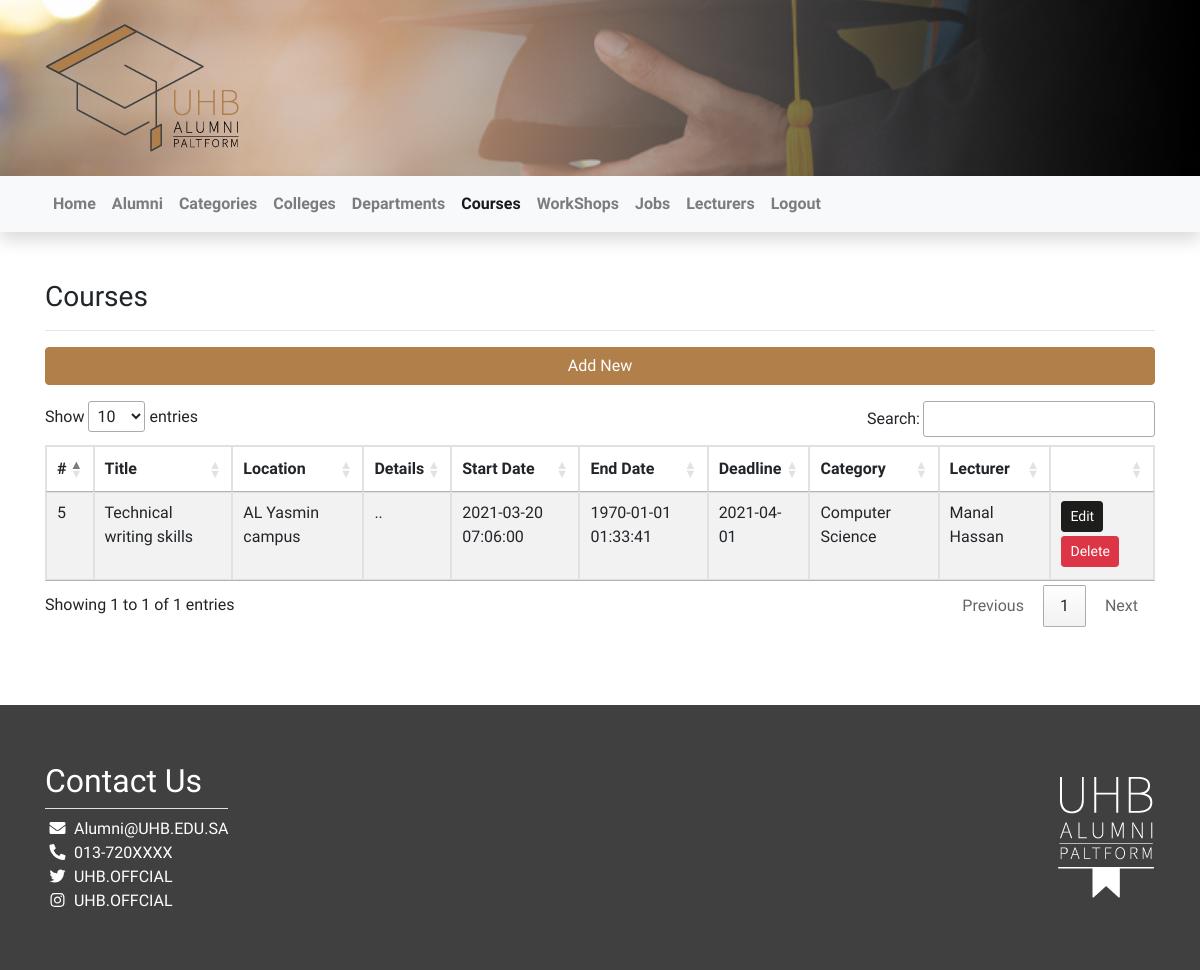
Page /Code/views/courses (signed in) on the earlier database version.
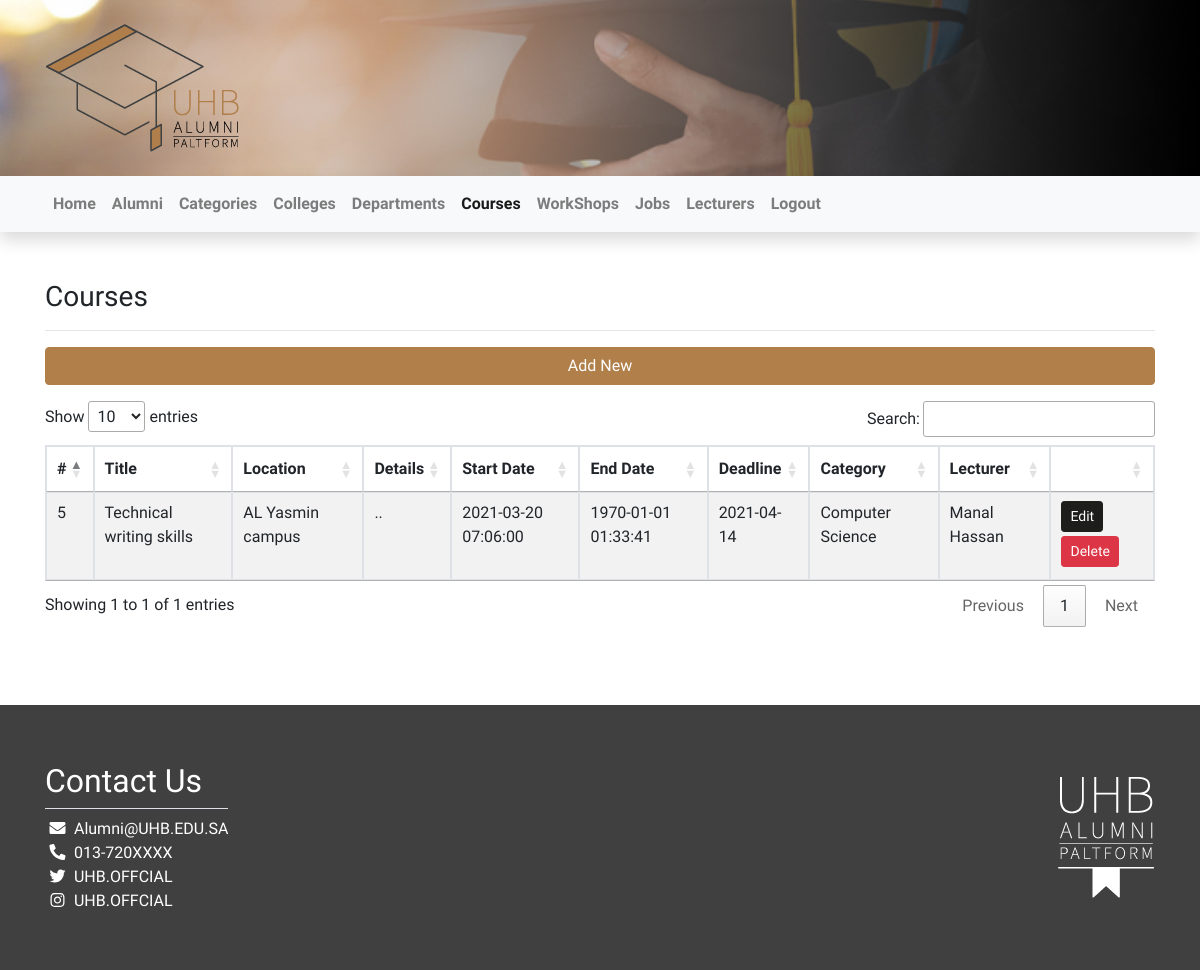
Same page on the later database version.
### tables this page shows
CREATE TABLE `courses` (
  `id` int(11) NOT NULL,
  `crs_name` varchar(255) NOT NULL,
  `location` varchar(255) NOT NULL,
  `details` text NOT NULL,
  `start_date` datetime NOT NULL,
  `end_date` datetime NOT NULL,
  `deadline` date NOT NULL,
  `lecturer_id` int(11) NOT NULL,
  `category_id` int(11) NOT NULL
);

CREATE TABLE `categories` (
  `id` int(11) NOT NULL,
  `catg_name` varchar(255) NOT NULL
);

CREATE TABLE `lecturers` (
  `id` int(11) NOT NULL,
  `SSN` varchar(255) NOT NULL,
  `lec_name` varchar(255) NOT NULL,
  `email` varchar(255) NOT NULL,
  `password` varchar(255) NOT NULL,
  `salt` varchar(10) NOT NULL,
  `phone` varchar(25) NOT NULL,
  `cv` varchar(255) NOT NULL,
  `department_id` int(11) NOT NULL,
  `gender` tinyint(1) NOT NULL COMMENT '0: male, 1:female'
);

### Code/views/courses/index.php (the view, shortened to what this page needs)
<?php
require_once"../../init/init.php";
$stmt = $con->prepare("SELECT
								courses.*, categories.catg_name AS category, lecturers.lec_name AS lecturer
       						FROM
       						     courses
       						INNER JOIN categories
       						ON categories.id = courses.category_id
       						INNER JOIN lecturers
       						ON lecturers.id = courses.lecturer_id");
$stmt->execute();
$courses = $stmt->fetchAll();
?>
<div class="container py-5">
    <h3>Courses</h3>
    <hr />
	<a class="btn btn-block mb-3 btn-primary" href="add.php">Add New</a>
    <div class="table-responsive">
	<table id="example" class="table table-striped  table-hover table-bordered w-100">
            <thead>
                <tr>
                    <th>#</th>
                    <th>Title</th>
                    <th>Location</th>
                    <th>Details</th>
                    <th>Start Date</th>
                    <th>End Date</th>
                    <th>Deadline</th>
                    <th>Category</th>
                    <th>Lecturer</th>
                    <th></th>
                </tr>
            </thead>
			<tbody>
			<?php foreach ( $courses as $course ): ?>
				<tr>
					<td><?= $course['id'] ?></td>
					<td><?= $course['crs_name'] ?></td>
					<td><?= $course['location'] ?></td>
					<td><?= $course['details'] ?></td>
					<td><?= $course['start_date'] ?></td>
					<td><?= $course['end_date'] ?></td>
					<td><?= $course['deadline'] ?></td>
					<td><?= $course['category'] ?></td>
					<td><?= $course['lecturer'] ?></td>
					<td>
						<a class="btn btn-sm mb-1 btn-dark" href="<?= route("courses/edit.php?id=" . $course['id']) ?>">Edit</a>
						<a class="btn btn-sm mb-1 btn-danger" href="<?= route("courses/delete.php?id=" . $course['id']) ?>">Delete</a>
					</td>
				</tr>
			<?php endforeach; ?>
            </tbody>
        </table>
    </div>
</div>
<?php require_once"../includes/footer.php"; ?>

Differences in the rows shown:
changed courses "Technical writing skills": deadline "2021-04-01" → "2021-04-14"
